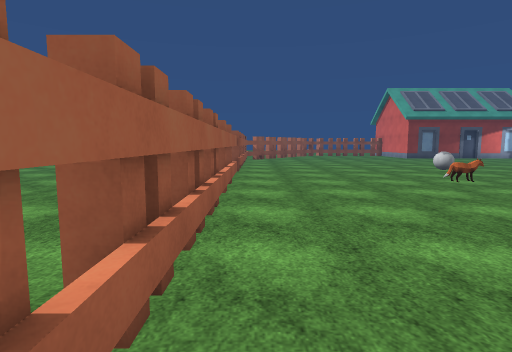
[1] (above)

16 first-person views from a walk through a 3-D level made in the Unity game engine. The camera is 1.4 m above the floor, tilts 6° down and sees 80° across. The floor is counted in squares, 1 m on a side. Each view is taken from the middle of a square. On the plan, view 1 faces up. The plan holds only what a view shows up to about 14 squares ahead; the rest is blank. The place goes on beyond the plan. The player character is not drawn. Some animated figures are not drawn. Surface patterns are stand-ins for the level's own textures.

[2]
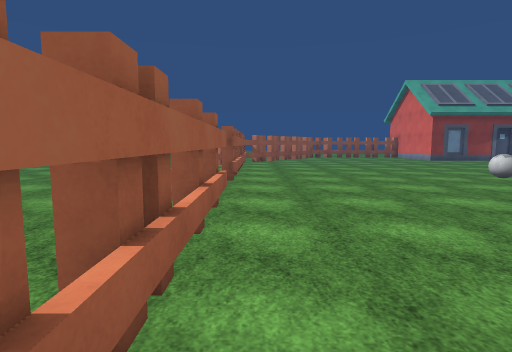

[3]
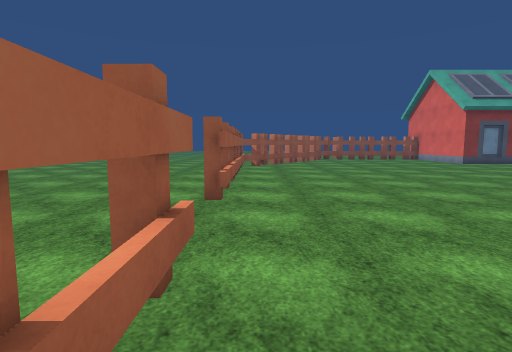

[4]
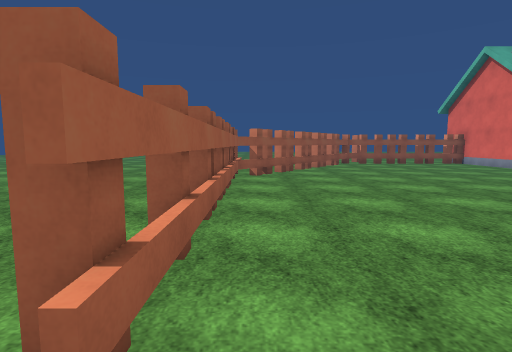

[5]
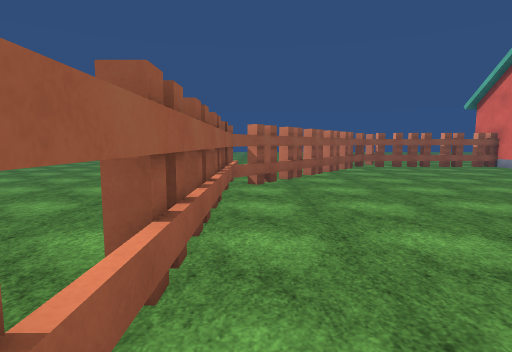

[6]
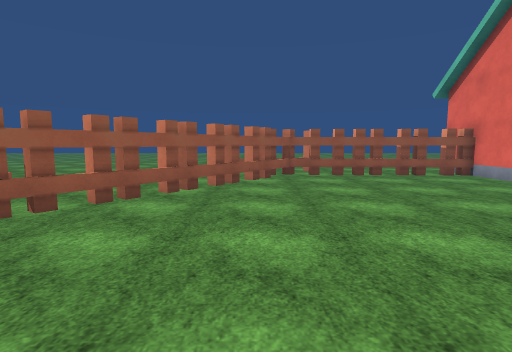

[7]
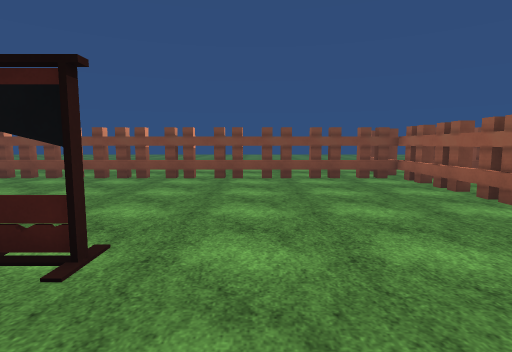

[8]
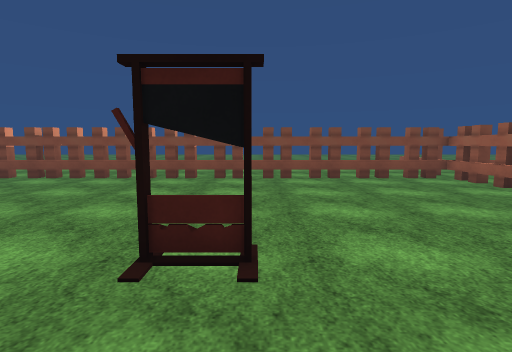

[9]
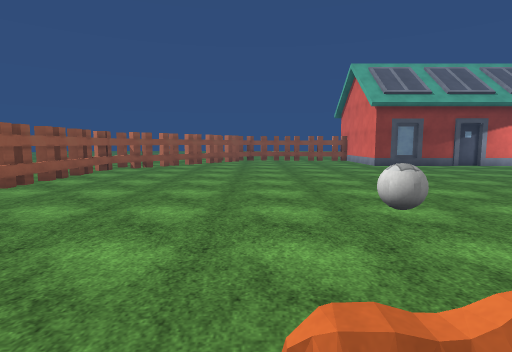

[10]
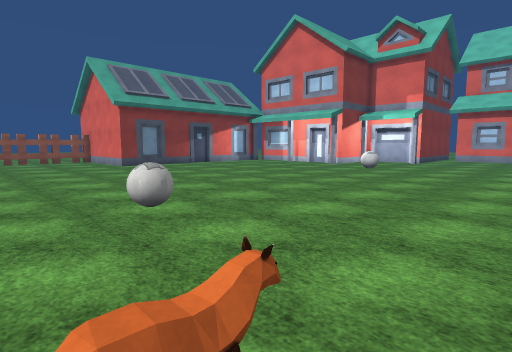

[11]
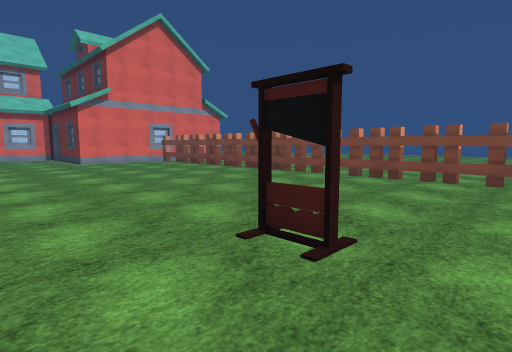

[12]
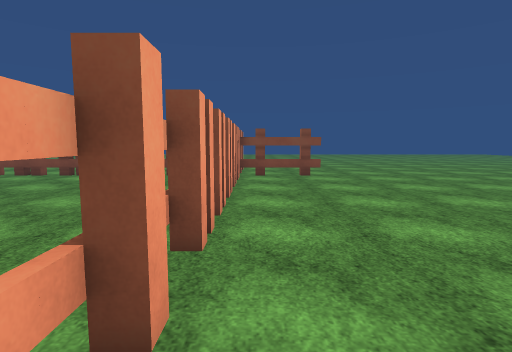

[13]
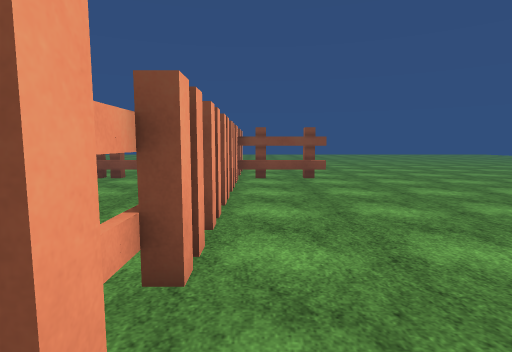

[14]
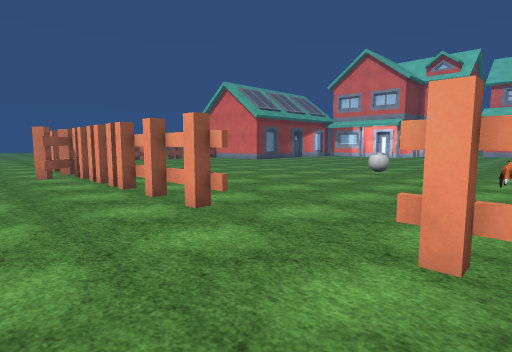

[15]
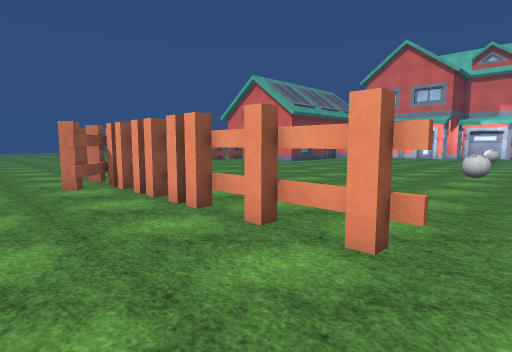

[16]
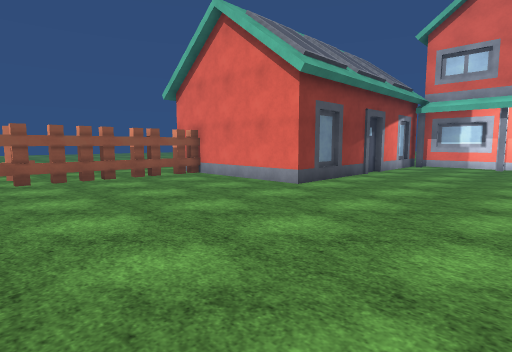

### Floor plan
Key: @ floor where view 1 was taken; # wall or solid block; x gap in a wall; . floor; T thing the floor can be seen under or through; B ball; H house; O other object.
Columns run from 5 left of view 1 to 23 right of it. Each row starts with its distance up from view 1.
 39              ..
 38             .#..
 37             ##...   H
 36          ############
 35           ##........#
 34           #.........#
 33         .#..........#
 32       ..##..........#
 31      ..##...........#
 30   .....#............#####
 29  ...#.#..................
 28 ....###...................
 27 ....##.....................
 26 ....#.......................
 25 ...##.......................
 24 ...##......................
 23 ....#.............  ....
 22 ....#............. ....
 21  ...T............ ....
 20 ....T............ ....
 19 ....T..................
 18 ....T...................
 17 ....T..........B.........
 16 ....T..........B..........
 15 ...........................
 14 ............................
 13 .............................
 12 .............................
 11 ....#.......OO..............
 10 ....#..............
  9  ...#.....................
  8 ....#......................
  7 ....#.......OO.............
  6 ....#.....................
  5 ....#....................
  4 ....#...................
  3 ....#..................
  2 ....#.................
  1 ....#................
  0 ....#@...............
 -1 ....#.................
 -2 x######################
 -3 ...####################
 -4 ....#     ......
 -5            ....
 -6             ..

Positions as (right, up) in squares from view 1, and headings:
1: (0, 0), facing up
2: (0, 4), facing up
3: (0, 8), facing up
4: (0, 14), facing up
5: (0, 17), facing up
6: (5, 22), facing up
7: (5, 10), facing down
8: (7, 10), facing down
9: (7, 10), facing up
10: (7, 10), facing up-right
11: (5, 10), facing down-right
12: (-2, 11), facing down
13: (-2, 10), facing down
14: (-5, 10), facing up-right
15: (-5, 14), facing up-right
16: (6, 23), facing up-right
